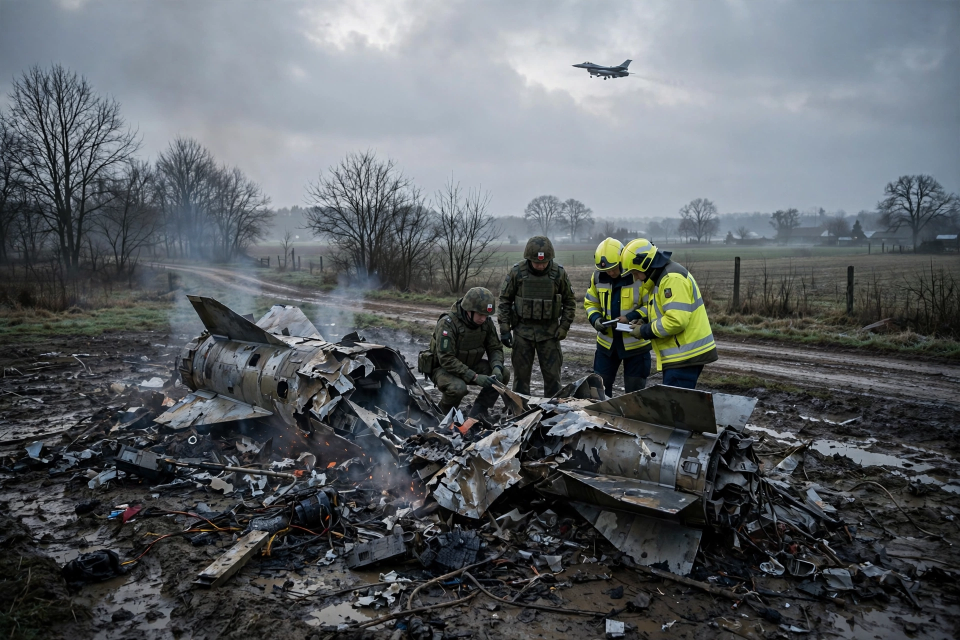
#> input picture work/media-generation-lead-poland-missile-0-8f7a8f4d-c83a-434a-b92e-2692d2b2e11e.webp, 1920 x 1280 px (shown at 1/2 size)
$ python build.py
#> lines starting #> are read from the running program, lines starting #| are printed output that depends on the picture
#!/usr/bin/env python3
"""Build THE WORLD TODAY - Saturday, 21 November 2026 (1024x1024).

Composes the newspaper from three AI-illustrated lead photos
(work/media-generation-lead-*.webp) plus text drawn with PIL.
Deterministic: same inputs -> same bytes (fixed quality, no metadata).
Run: python3 build.py  -> writes entry.png (JPEG bytes in a .png name,
allowed by the competition rules: file type is told by its first bytes).
"""
import os
from PIL import Image, ImageDraw, ImageFont

HERE = os.path.dirname(os.path.abspath(__file__))
WORK = os.path.join(HERE, "work")
W, H = 1024, 1024
PAPER = (247, 243, 232)
INK = (17, 17, 17)
RED = (178, 34, 34)
GREY = (90, 86, 78)
RULE = (60, 58, 52)
OCEAN = (191, 217, 232)
LAND = (232, 220, 192)
LAND_EDGE = (150, 138, 105)

SERIF_B = "/usr/share/fonts/truetype/dejavu/DejaVuSerif-Bold.ttf"
SERIF = "/usr/share/fonts/truetype/dejavu/DejaVuSerif.ttf"
SANS = "/usr/share/fonts/truetype/dejavu/DejaVuSans.ttf"
SANS_B = "/usr/share/fonts/truetype/dejavu/DejaVuSans-Bold.ttf"
SANS_I = "/usr/share/fonts/truetype/noto/NotoSans-Italic.ttf"


def font(path, size):
    return ImageFont.truetype(path, size)


def wrap(draw, text, fnt, max_w):
    words = text.split()
    lines, cur = [], ""
    for w in words:
        trial = (cur + " " + w).strip()
        if draw.textlength(trial, font=fnt) <= max_w:
            cur = trial
        else:
            if cur:
                lines.append(cur)
            cur = w
    if cur:
        lines.append(cur)
    return lines


def draw_wrapped(draw, x, y, text, fnt, max_w, fill=INK, leading=None, max_lines=None):
    lines = wrap(draw, text, fnt, max_w)
    if max_lines:
        lines = lines[:max_lines]
    lh = leading or int(fnt.size * 1.22)
    for ln in lines:
        draw.text((x, y), ln, font=fnt, fill=fill)
        y += lh
    return y


def fit_headline(draw, x, y, text, max_w, size=19, max_lines=2):
    fnt = font(SERIF_B, size)
    lines = wrap(draw, text, fnt, max_w)
    while len(lines) > max_lines and size > 14:
        size -= 1
        fnt = font(SERIF_B, size)
        lines = wrap(draw, text, fnt, max_w)
    lh = int(size * 1.18)
    for ln in lines[:max_lines]:
        draw.text((x, y), ln, font=fnt, fill=INK)
        y += lh
    return y


# ---------------- world map (rough equirectangular polygons, lon/lat) -------
CONTINENTS = {
    "N America": [(-168, 66), (-140, 70), (-120, 72), (-95, 80), (-80, 73), (-65, 60),
                  (-55, 47), (-70, 42), (-75, 35), (-80, 26), (-90, 21), (-97, 16),
                  (-105, 20), (-115, 28), (-125, 40), (-125, 49), (-145, 60), (-165, 60)],
    "S America": [(-80, 10), (-77, 4), (-80, -4), (-81, -6), (-77, -12), (-70, -18),
                  (-70, -30), (-72, -40), (-70, -52), (-66, -55), (-60, -45), (-55, -35),
                  (-48, -28), (-40, -20), (-35, -8), (-45, -3), (-52, 4), (-60, 8), (-70, 11)],
    "Africa": [(-17, 15), (-10, 30), (0, 36), (10, 37), (20, 32), (32, 31), (35, 28),
               (43, 12), (51, 11), (48, 2), (40, -10), (35, -20), (32, -29), (25, -34),
               (18, -35), (12, -18), (9, 4), (-8, 5)],
    "Europe": [(-10, 36), (-9, 43), (-2, 48), (0, 51), (5, 53), (8, 57), (10, 59),
               (18, 56), (21, 55), (24, 59), (28, 60), (30, 62), (40, 68), (45, 68),
               (40, 60), (35, 55), (30, 50), (28, 45), (23, 40), (19, 42), (12, 44),
               (8, 44), (3, 42), (-2, 37), (-9, 37)],
    "Asia": [(40, 68), (60, 70), (80, 73), (100, 76), (120, 73), (140, 72), (160, 70),
             (178, 66), (170, 60), (162, 56), (158, 52), (142, 50), (140, 40), (130, 35),
             (122, 30), (120, 22), (110, 20), (105, 10), (100, 8), (95, 15), (90, 22),
             (85, 20), (80, 15), (77, 8), (72, 20), (66, 25), (60, 25), (56, 26),
             (50, 29), (48, 30), (43, 35), (40, 40), (35, 45), (40, 55)],
    "Australia": [(113, -22), (114, -30), (115, -35), (124, -33), (130, -32), (136, -35),
                  (140, -38), (146, -39), (150, -37), (153, -27), (146, -19), (142, -11),
                  (136, -12), (132, -11), (126, -14), (122, -17), (118, -20)],
}
# (lon, lat, label, dx, dy) label offsets in px
PINS = [
    (19, 52, "POLAND", 6, -13),
    (-76, -10, "PERU", 6, -3),
    (-74, 41, "NEW YORK", 6, -13),
    (79, 21, "INDIA", -6, 12),
    (34, 31, "GAZA", 6, -13),
    (47, 25, "RIYADH", 6, -13),
    (10, 56, "DENMARK", -62, -13),
    (33, 48, "UKRAINE", 6, 11),
    (2, 47, "FRANCE", -52, 11),
]


def draw_map(draw, x0, y0, w, h):
    draw.rectangle([x0, y0, x0 + w, y0 + h], fill=OCEAN, outline=RULE, width=1)
    lon_min, lon_max, lat_max, lat_min = -180, 180, 75, -55

    def px(lon, lat):
        return (x0 + (lon - lon_min) / (lon_max - lon_min) * w,
                y0 + (lat_max - lat) / (lat_max - lat_min) * h)

    for poly in CONTINENTS.values():
        pts = [px(lon, lat) for lon, lat in poly]
        draw.polygon(pts, fill=LAND, outline=LAND_EDGE)
    fnt = font(SANS_B, 10)
    for lon, lat, label, dx, dy in PINS:
        cx, cy = px(lon, lat)
        draw.ellipse([cx - 4, cy - 4, cx + 4, cy + 4], fill=RED, outline=(255, 255, 255))
        draw.text((cx + dx, cy + dy), label, font=fnt, fill=INK,
                  stroke_width=2, stroke_fill=(247, 243, 232))


LEADS = [
    ("media-generation-lead-poland-missile-0-8f7a8f4d-c83a-434a-b92e-2692d2b2e11e.webp",
     "RUSSIAN MISSILES HIT POLAND",
     "Two Russian cruise missiles and a jet-powered drone came down in "
     "south-east Poland. PM Donald Tusk called it a deliberate "
     "provocation, timed to allied war games nearby. NATO jets scrambled; "
     "no one was hurt.",
     "Debris in a field near Nowy Lipowiec. (Illustration)"),
    ("media-generation-lead-peru-quake-0-ec4e4118-fe65-4bd0-bc5c-d0c3066ce421.webp",
     "6.8 QUAKE SHAKES PERU",
     "A magnitude 6.8 earthquake struck the Andean region of Junin in "
     "central Peru, with tremors felt in Lima, 320 km away. Rescue teams "
     "searched damaged adobe towns as aftershocks rattled the region.",
     "Rescue workers in a damaged Andean town. (Illustration)"),
    ("media-generation-lead-markets-plunge-0-425a392d-7d6c-44c7-8deb-b2e4927ded10.webp",
     "WALL ST SLUMPS INTO CORRECTION",
     "US stocks fell about 3.7% as an AI-chip sell-off dragged the S&P 500 "
     "and the Dow into correction territory. Traders blamed stretched AI "
     "valuations and new curbs on chip exports to China.",
     "Traders watch red boards in New York. (Illustration)"),
]

NUMBERED = [
    ("Trump urges Nvidia to bring back Huang",
     "The US president called on Nvidia to reinstate 'brilliant' former CEO Jensen Huang and urged him to 'make a big apology'."),
    ("COP31 climate deal stalls",
     "Negotiators in Turkiye struggled to agree a climate plan as the UN summit entered its final stage."),
    ("Gen Z protests sweep Europe",
     "Thousands rallied in 25 countries over living costs, military spending and climate."),
    ("Denmark expels Russian diplomat",
     "Copenhagen accused Moscow of plotting to kill a US-Ukrainian rapper; Russia denied the claim."),
    ("Houthi missiles downed over Riyadh",
     "The Saudi-led coalition intercepted three missiles; Iran's IRGC said it shot down a US drone."),
    ("Rahul completes the SENA set",
     "KL Rahul became the first Indian opener with Test hundreds in South Africa, England, New Zealand and Australia."),
    ("Rikers Island to close by 2032",
     "New York Mayor Mamdani unveiled a plan to shut the jail complex, five years past the legal deadline."),
    ("Record foreign cash into India",
     "A record \u20b91.22 lakh crore flowed into Indian shares in November, depository data showed."),
    ("Nepal PM heads to Delhi",
     "Balendra Shah begins his first foreign visit, a two-day trip to India starting Sunday."),
    ("UK and EU sign three deals",
     "Food trade, carbon markets and youth mobility were agreed at a Brussels summit."),
    ("French officers convicted over Zecler beating",
     "Three police were convicted, with racism ruled an aggravating factor in the 2020 attack."),
    ("Four nations urge aid into flooded Gaza",
     "Australia, Canada, Italy and the UK called on Israel to allow immediate humanitarian access."),
]

# 21 one-line briefs, 3 columns x 7 rows; keep each <= ~58 chars
BRIEFS = [
    "US sanctions four Iranians over oil revenues.",
    "Kryvyi Rih strike kills 2, injures 42.",
    "EU adopts \u20ac1bn military aid package for Ukraine.",
    "Tanker hit and ablaze in Strait of Hormuz.",
    "US approves ~900,000 AI chip exports to China.",
    "Russian military plane crashes in Siberia; 19 dead.",
    "Nvidia probes CEO's alleged China spy link.",
    "US details $12bn in Venezuelan oil revenue.",
    "France: fourth weekend of cost-of-living protests.",
    "Israel's president taps Eisenkot to form government.",
    "Nigeria lets states run their own police.",
    "Two helicopters collide over Everest; 1 killed.",
    "Court freezes assets after Binance's $6.3bn hack.",
    "Robert Pattinson named the next James Bond.",
    "Zelensky: US floated Donbas-for-NATO swap.",
    "UN warns of growing global hunger.",
    "NSE becomes world's 5th-largest exchange.",
    "Cheetah gives birth to four cubs at Kuno.",
    "JPMorgan, Visa, Mastercard hit by vendor hack.",
    "Hyundai unveils 2027 Elantra at LA Auto Show.",
    "Sensex rallies 898 points to 83,920.",
]


def main():
    img = Image.new("RGB", (W, H), PAPER)
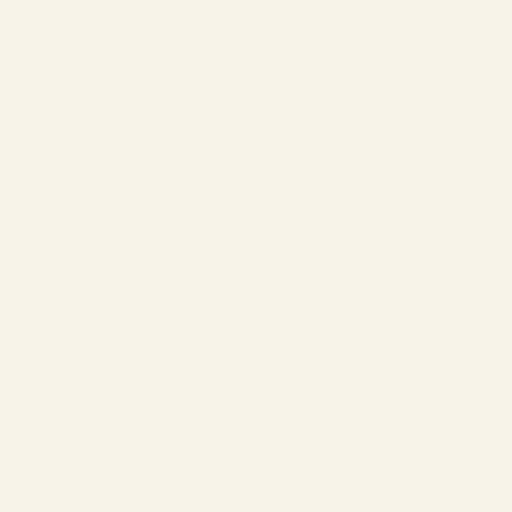
#> img: PIL image 1024x1024 RGB (shown at 1/2 size); mean R, G, B 247, 243, 232
    d = ImageDraw.Draw(img)
    mx = 16  # margin

    # ---- masthead ----
    title = "THE WORLD TODAY"
    tf = font(SERIF_B, 62)
    tw = d.textlength(title, font=tf)
#> tw = 710.9
    d.text(((W - tw) / 2, 6), title, font=tf, fill=INK)
    d.line([(mx, 84), (W - mx, 84)], fill=RULE, width=2)
    df = font(SANS_B, 20)
    date = "SATURDAY, 21 NOVEMBER 2026"
    d.text((mx, 92), date, font=df, fill=RED)
    rf = font(SANS, 15)
    right = "ONE DAY  \u2022  ONE PAGE  \u2022  THE WORLD IN BRIEF"
    d.text((W - mx - d.textlength(right, font=rf), 95), right, font=rf, fill=GREY)
    d.line([(mx, 118), (W - mx, 118)], fill=RULE, width=1)

    # ---- three leads ----
    col_w, gap = 320, 16
    y_photo, photo_h = 126, 158
    lead_bottom = 0
    for i, (fname, head, body, cap) in enumerate(LEADS):
        x = mx + i * (col_w + gap)
        im = Image.open(os.path.join(WORK, fname)).convert("RGB")
#> im is the input picture: PIL image 1920x1280 RGB; mean R, G, B 91.6, 96.6, 100.5
        tw_, th_ = im.size
#> tw_ = 1920; th_ = 1280
        target = col_w / photo_h
        if tw_ / th_ > target:
            nw = int(th_ * target)
            off = (tw_ - nw) // 2
            im = im.crop((off, 0, off + nw, th_))
        else:
            nh = int(tw_ / target)
#> nh = 947
            off = (th_ - nh) // 2
#> off = 166
            im = im.crop((0, off, tw_, off + nh))
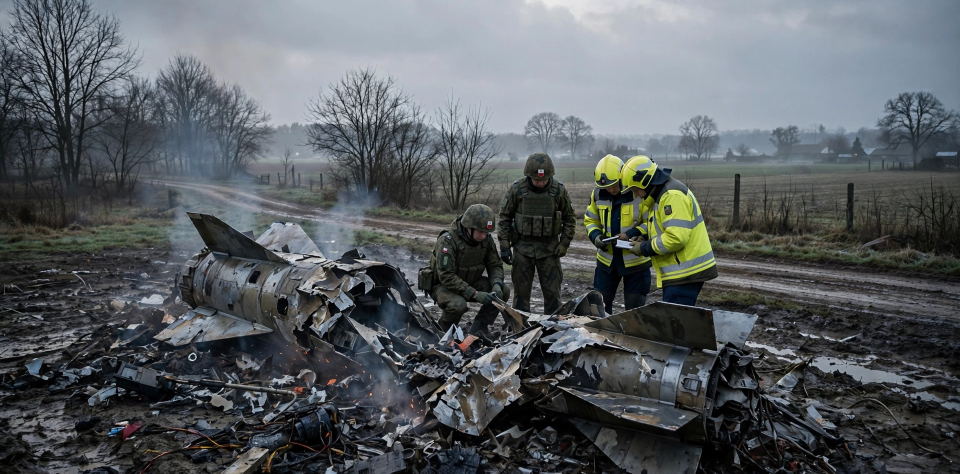
#> im: PIL image 1920x947 RGB (shown at 1/2 size); mean R, G, B 87.8, 92.7, 95.9
        im = im.resize((col_w, photo_h), Image.LANCZOS)
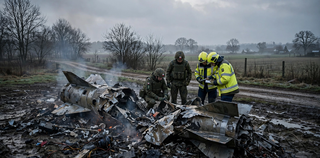
#> im: PIL image 320x158 RGB; mean R, G, B 87.8, 92.7, 96
        img.paste(im, (x, y_photo))
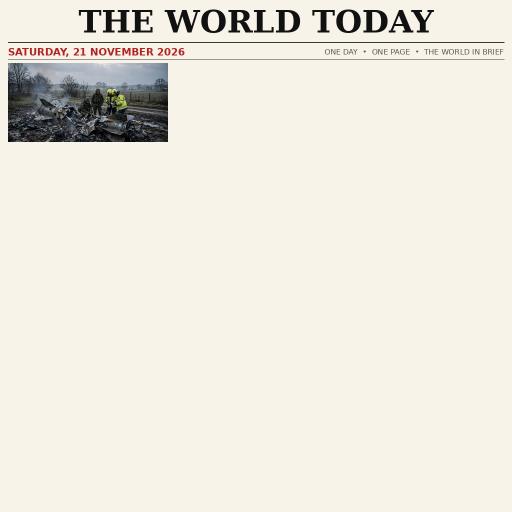
#> img: PIL image 1024x1024 RGB (shown at 1/2 size); mean R, G, B 235.6, 231.7, 221.6
        d.rectangle([x, y_photo, x + col_w - 1, y_photo + photo_h - 1], outline=RULE, width=1)
        cy = y_photo + photo_h + 4
        cf = font(SANS_I, 11)
        cy = draw_wrapped(d, x, cy, cap, cf, col_w, fill=GREY, leading=13, max_lines=1) + 2
#> cy = 303
        cy = fit_headline(d, x, cy, head, col_w, size=19, max_lines=2)
#> the loop in fit_headline, `for ln in lines[:max_lines]:` made 2 passes
#> y on passes 1 to 2: 325, 347
#> after the loop in fit_headline, `for ln in lines[:max_lines]:`: y = 347
#> cy = 347
        cy += 4
#> cy = 351
        bf = font(SANS, 13)
        cy = draw_wrapped(d, x, cy, body, bf, col_w, leading=14, max_lines=5)
#> the loop in draw_wrapped (call 2), `for ln in lines:` made 5 passes
#> y on passes 1 to 5: 365, 379, 393, 407, 421
#> cy = 421
        lead_bottom = max(lead_bottom, cy)
#> lead_bottom = 421
        if i < 2:
            d.line([(x + col_w + gap // 2, y_photo),
                    (x + col_w + gap // 2, lead_bottom)], fill=(200, 194, 178), width=1)
#> pass 2 of the loop in main, `for i, (fname, head, body, cap) in enumerate(LEADS):`:
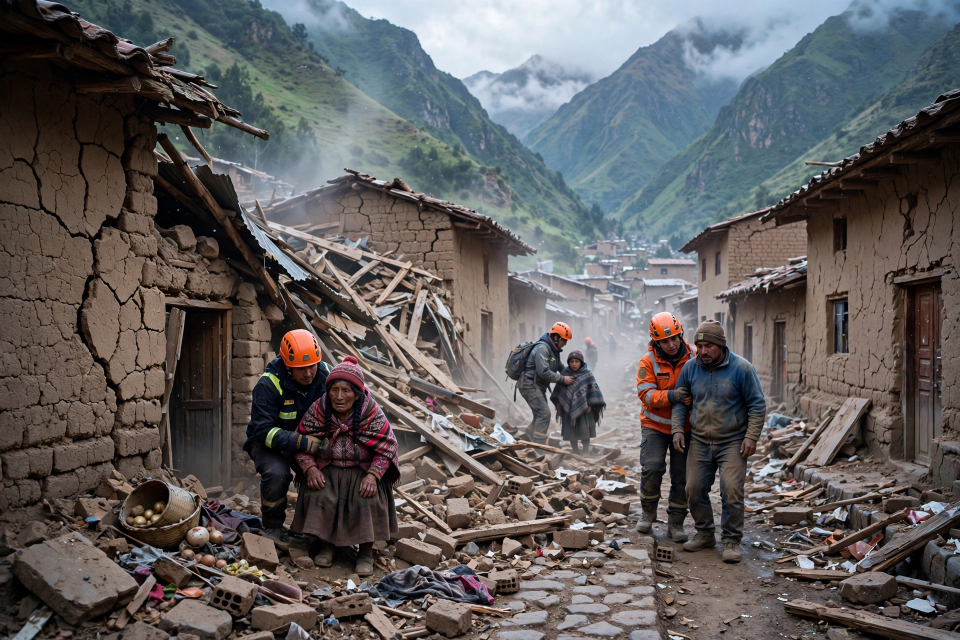
#> input picture work/media-generation-lead-peru-quake-0-ec4e4118-fe65-4bd0-bc5c-d0c3066ce421.webp, 1920 x 1280 px (shown at 1/2 size)
#> in main, im is the input picture: PIL image 1920x1280 RGB; mean R, G, B 96.7, 93.7, 93.6
#> in main, `im = im.resize((col_w, photo_h), Image.LANCZOS)`:
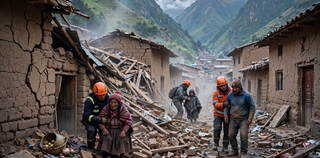
#> im: PIL image 320x158 RGB; mean R, G, B 93.4, 88.3, 86.6
#> in main, `img.paste(im, (x, y_photo))`:
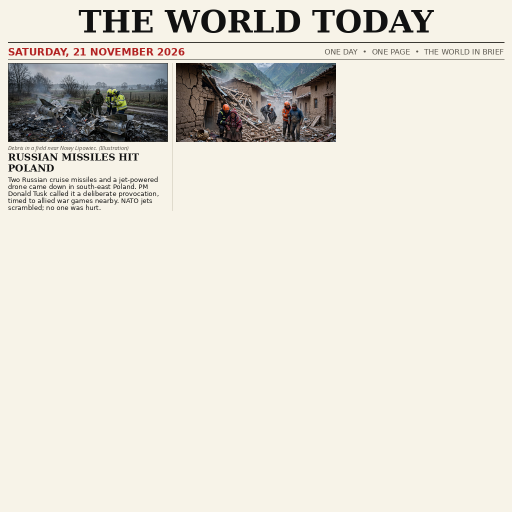
#> img: PIL image 1024x1024 RGB (shown at 1/2 size); mean R, G, B 226.9, 223, 213.4
#> in main, `cy = draw_wrapped(d, x, cy, cap, cf, col_w, fill=GREY, leading=13, max..`: cy = 303
#> the loop in fit_headline (call 2), `for ln in lines[:max_lines]:` made 1 pass
#> in main, `cy = fit_headline(d, x, cy, head, col_w, size=19, max_lines=2)`: cy = 325
#> in main, `cy += 4`: cy = 329
#> in main, `cy = draw_wrapped(d, x, cy, body, bf, col_w, leading=14, max_lines=5)`: cy = 399
#> pass 3 of the loop in main, `for i, (fname, head, body, cap) in enumerate(LEADS):`:
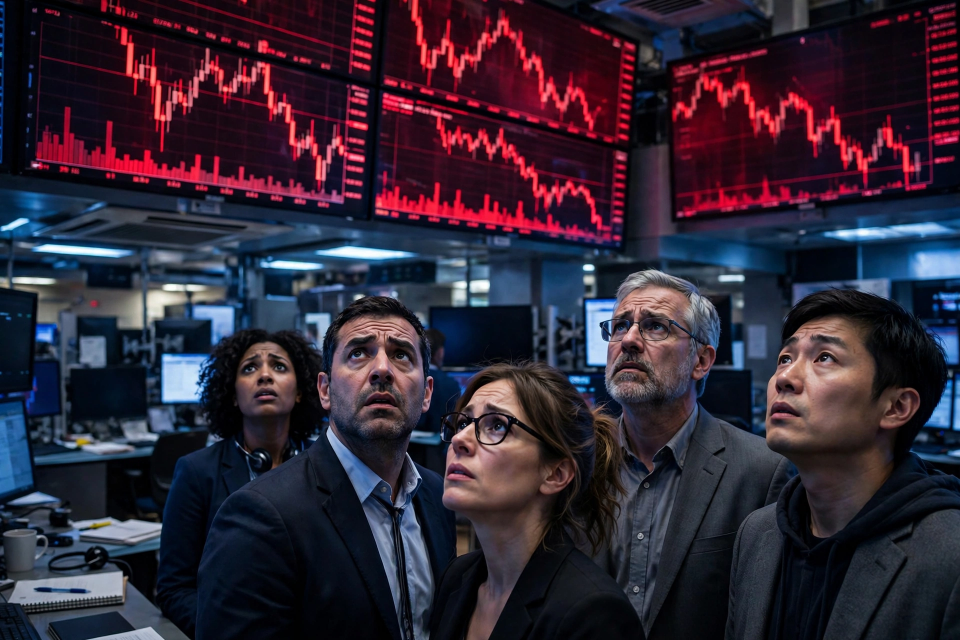
#> input picture work/media-generation-lead-markets-plunge-0-425a392d-7d6c-44c7-8deb-b2e4927ded10.webp, 1920 x 1280 px (shown at 1/2 size)
#> in main, im is the input picture: PIL image 1920x1280 RGB; mean R, G, B 49.7, 38.2, 52.9
#> in main, `im = im.resize((col_w, photo_h), Image.LANCZOS)`:
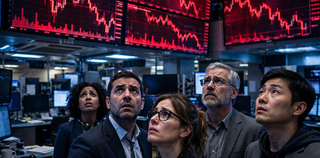
#> im: PIL image 320x158 RGB; mean R, G, B 54.5, 43.8, 59.8
#> in main, `img.paste(im, (x, y_photo))`:
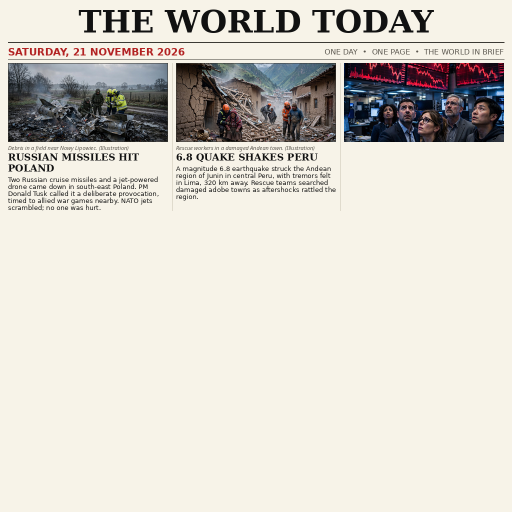
#> img: PIL image 1024x1024 RGB (shown at 1/2 size); mean R, G, B 216.4, 212.3, 204
#> in main, `cy = draw_wrapped(d, x, cy, cap, cf, col_w, fill=GREY, leading=13, max..`: cy = 303
#> in main, `cy = fit_headline(d, x, cy, head, col_w, size=19, max_lines=2)`: cy = 347
#> in main, `cy += 4`: cy = 351
#> in main, `cy = draw_wrapped(d, x, cy, body, bf, col_w, leading=14, max_lines=5)`: cy = 421

    # ---- numbered stories ----
    y0 = lead_bottom + 12
#> y0 = 433
    d.line([(mx, y0), (W - mx, y0)], fill=RULE, width=2)
    sf = font(SANS_B, 15)
    d.text((mx, y0 + 6), "THE DAY IN BRIEF", font=sf, fill=INK)
    d.line([(mx, y0 + 28), (W - mx, y0 + 28)], fill=RULE, width=1)
    ncol_w = 492
    y_top = y0 + 36
#> y_top = 469
    rows = 6
    col_ends = []
    for col in range(2):
        yy = y_top
        for r in range(rows):
            idx = col * rows + r
            title, body = NUMBERED[idx]
            x = mx + col * (ncol_w + 8)
            nf = font(SERIF_B, 15)
            d.text((x, yy), f"{idx + 1}.", font=nf, fill=RED)
            tx = x + 26
            yy2 = draw_wrapped(d, tx, yy, title, font(SANS_B, 13), ncol_w - 26,
                               leading=15, max_lines=1)
            yy2 = draw_wrapped(d, tx, yy2, body, font(SANS, 12), ncol_w - 26,
                               leading=13, max_lines=2)
            yy = yy2 + 3
        col_ends.append(yy)
#> this loop made 2 passes
#> after the loop, col_ends = [733, 733]
    y = max(col_ends)
#> y = 733

    # ---- world map ----
    d.line([(mx, y + 4), (W - mx, y + 4)], fill=RULE, width=2)
    d.text((mx, y + 10), "AROUND THE WORLD", font=sf, fill=INK)
    d.line([(mx, y + 32), (W - mx, y + 32)], fill=RULE, width=1)
    draw_map(d, mx, y + 40, W - 2 * mx, 84)
    y = y + 40 + 84
#> y = 857

    # ---- briefs ----
    yb = y + 10
#> yb = 867
    d.line([(mx, yb), (W - mx, yb)], fill=RULE, width=2)
    d.text((mx, yb + 6), "ALSO TODAY", font=sf, fill=INK)
    d.line([(mx, yb + 28), (W - mx, yb + 28)], fill=RULE, width=1)
    bcol_w = 320
    bf = font(SANS, 11)
    y_start = yb + 36
#> y_start = 903
    col_ends = []
    for col in range(3):
        yyy = y_start
        for r in range(7):
            idx = col * 7 + r
            x = mx + col * (bcol_w + 16)
            yyy = draw_wrapped(d, x, yyy, "\u2022  " + BRIEFS[idx], bf,
                               bcol_w, leading=12, max_lines=1)
        col_ends.append(yyy)
#> this loop made 3 passes
#> after the loop, col_ends = [987, 987, 987]
    y = max(col_ends)
#> y = 987

    # ---- footer ----
    yf = y + 6
#> yf = 993
    d.line([(mx, yf), (W - mx, yf)], fill=RULE, width=1)
    ff = font(SANS, 9)
    foot = ("Sources: AP \u2022 Reuters \u2022 BBC \u2022 The Times \u2022 Al Jazeera \u2022 The Guardian "
            "\u2022 NDTV \u2014 all reported 21 Nov 2026. Lead photos are AI illustrations. "
            "make.fun \u2014 news-image-20261121")
    draw_wrapped(d, mx, yf + 5, foot, ff, W - 2 * mx, leading=12, max_lines=1)
    print("layout bottom y =", yf + 17, "of", H)
#| layout bottom y = 1010 of 1024

    out = os.path.join(HERE, "entry.png")
    img.save(out, format="JPEG", quality=88, optimize=True)
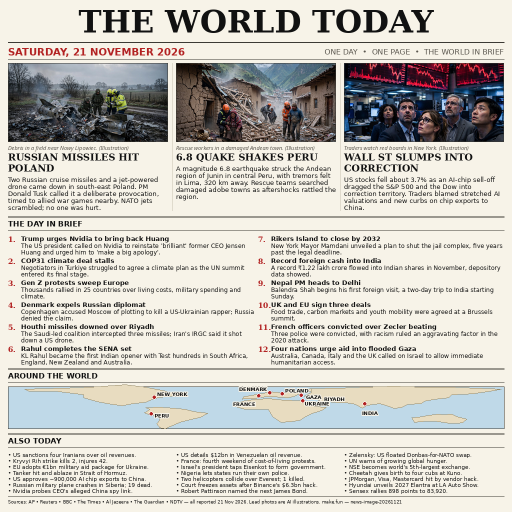
#> saved as entry.png: PIL image 1024x1024 RGB (shown at 1/2 size); mean R, G, B 200.2, 197.5, 190.7
    print("wrote", out, os.path.getsize(out), "bytes")


if __name__ == "__main__":
    main()
